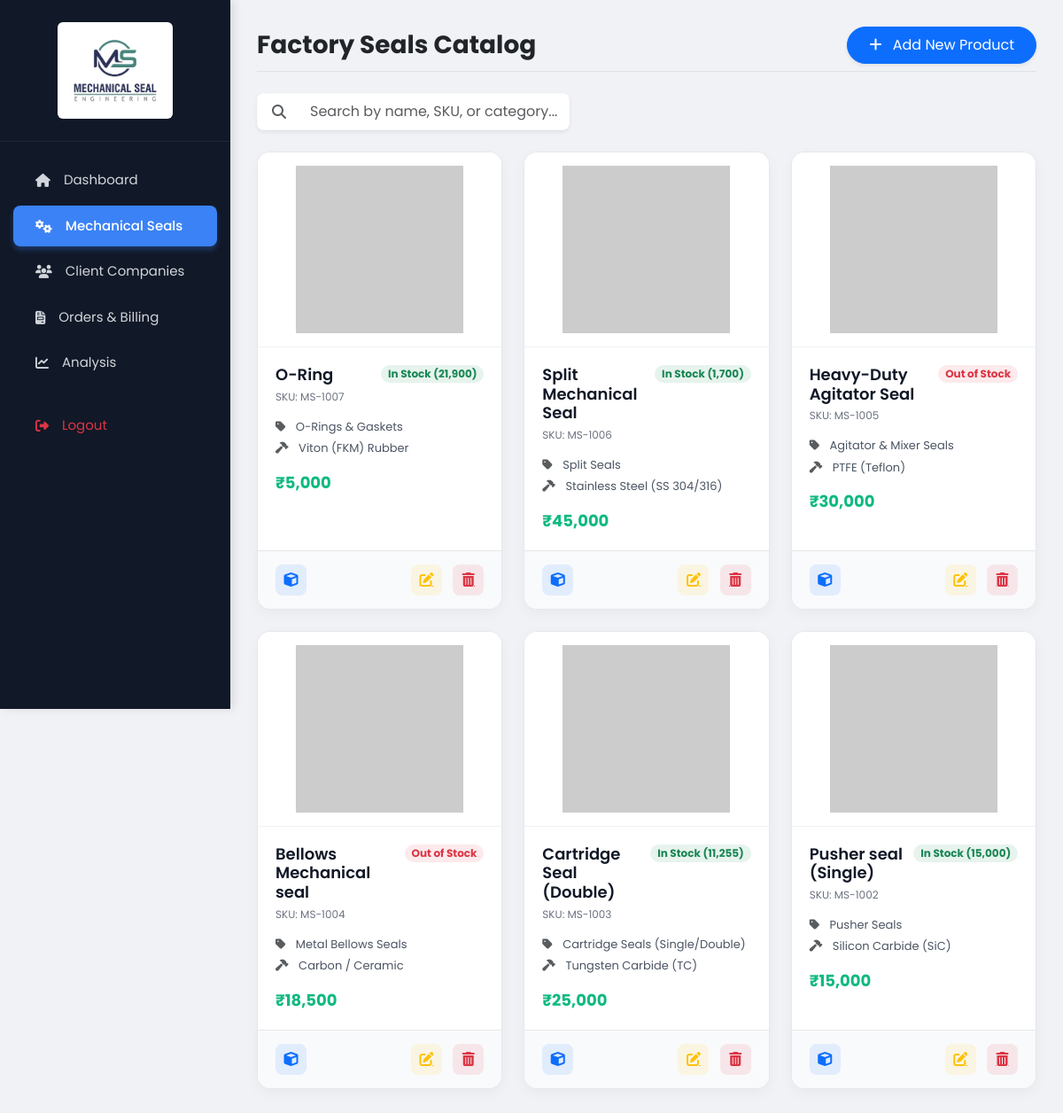
The page /products.php (signed in) on the database its author committed.
### tables this page shows
CREATE TABLE `products` (
  `id` int(11) NOT NULL,
  `name` varchar(255) NOT NULL,
  `category` varchar(100) NOT NULL,
  `material` varchar(100) NOT NULL,
  `price` int(11) NOT NULL,
  `qty` int(11) NOT NULL,
  `image` varchar(255) NOT NULL,
  `created_at` timestamp NOT NULL DEFAULT current_timestamp()
);

### products.php (the view, shortened to what this page needs)
<?php
$conn = new mysqli("localhost", "root", "", "seal_erp");
$products = [];
$sql = "SELECT * FROM products ORDER BY id DESC";
$result = $conn->query($sql);
if ($result && $result->num_rows > 0) {
    while($row = $result->fetch_assoc()) { $products[] = $row; }
}
?>
<!DOCTYPE html>
<html lang="en">
<head>
    <link href="https://cdn.jsdelivr.net/npm/bootstrap@5.3.0/dist/css/bootstrap.min.css" rel="stylesheet">
    <link rel="stylesheet" href="https://cdnjs.cloudflare.com/ajax/libs/font-awesome/6.4.0/css/all.min.css">
</head>
<body>
    <div class="sidebar">
        <div class="sidebar-logo"><img src="assets/logo.jpg" alt="MS Logo"></div>
        <ul class="menu">
            <li><a href="dashboard.php"><i class="fas fa-home"></i> Dashboard</a></li>
            <li class="active"><a href="products.php"><i class="fas fa-cogs"></i> Mechanical Seals</a></li>
            <li><a href="clients.php"><i class="fas fa-users"></i> Client Companies</a></li>
            <li><a href="orders.php"><i class="fas fa-file-invoice"></i> Orders & Billing</a></li>
            <li><a href="#"><i class="fas fa-chart-line"></i> Analysis</a></li> <li class="mt-4"><a href="logout.php" class="text-danger"><i class="fas fa-sign-out-alt"></i> Logout</a></li>
        </ul>
    </div>
    <div class="main-content">
        <div class="d-flex justify-content-between align-items-center mb-4 pb-2 border-bottom">
            <h3 class="fw-bold text-dark m-0">Factory Seals Catalog</h3>
            <button class="btn btn-primary px-4 py-2 shadow-sm rounded-pill" data-bs-toggle="modal" data-bs-target="#addSealModal">
                <i class="fas fa-plus me-2"></i> Add New Product
            </button>
        </div>
        <div class="row mb-4">
            <div class="col-md-5">
                <div class="input-group shadow-sm" style="border-radius: 8px; overflow: hidden;">
                    <span class="input-group-text bg-white border-end-0 border-light px-3"><i class="fas fa-search text-muted"></i></span>
                    <input type="text" id="searchInput" onkeyup="liveSearch()" class="form-control border-start-0 border-light search-input py-2" placeholder="Search by name, SKU, or category...">
                </div>
            </div>
        </div>
        <div class="row row-cols-1 row-cols-md-2 row-cols-xl-3 row-cols-xxl-4 g-4" id="catalogGrid">
            <?php if(empty($products)): ?>
                <div class="col-12"><div class="empty-state"><i class="fas fa-box-open fa-3x text-muted mb-3"></i><h4 class="fw-bold text-secondary">No Products Found</h4></div></div>
            <?php else: ?>
                <?php foreach($products as $product): ?>
                <?php
                    if($product['qty'] >= 100) { $badg = "bg-success text-success"; $txt = "In Stock (" . number_format($product['qty']) . ")"; }
                    elseif($product['qty'] > 0) { $badg = "bg-warning text-warning"; $txt = "Low Stock (" . number_format($product['qty']) . ")"; }
                    else { $badg = "bg-danger text-danger"; $txt = "Out of Stock"; }
                ?>
                <div class="col product-item">
                    <div class="product-card">
                        <div class="img-wrapper"><img src="assets/<?php echo htmlspecialchars($product['image']); ?>" alt="Seal Image" onerror="this.src='https://via.placeholder.com/200x200?text=No+Photo'"></div>
                        <div class="card-body-custom">
                            <div class="d-flex justify-content-between align-items-start">
                                <div><h4 class="seal-title"><?php echo htmlspecialchars($product['name']); ?></h4><div class="seal-sku">SKU: MS-<?php echo 1000 + $product['id']; ?></div></div>
                                <span class="badge <?php echo $badg; ?> bg-opacity-10 rounded-pill"><?php echo $txt; ?></span>
                            </div>
                            <div class="seal-detail"><i class="fas fa-tag text-muted me-2"></i> <?php echo htmlspecialchars($product['category']); ?></div>
                            <div class="seal-detail"><i class="fas fa-hammer text-muted me-2"></i> <?php echo htmlspecialchars($product['material']); ?></div>
                            <div class="seal-price">₹<?php echo number_format($product['price']); ?></div>
                        </div>
                        <div class="card-footer-custom">
                            <button type="button" onclick="open3DView('<?php echo htmlspecialchars($product['image']); ?>', '<?php echo htmlspecialchars($product['name']); ?>')" class="action-btn bg-primary bg-opacity-10 text-primary border-0" title="View 3D Model"><i class="fas fa-cube"></i></button>
                            <div>
                                <a href="edit_product.php?id=<?php echo $product['id']; ?>" class="action-btn bg-warning bg-opacity-10 text-warning me-2"><i class="fas fa-edit"></i></a>
                                <a href="delete_product.php?id=<?php echo $product['id']; ?>" onclick="return confirm('Delete this product?');" class="action-btn bg-danger bg-opacity-10 text-danger"><i class="fas fa-trash-alt"></i></a>
                            </div>
                        </div>
                    </div>
                </div>
                <?php endforeach; ?>
            <?php endif; ?>
        </div>
    </div>
</body>
</html>

### products.php (style rules this page uses)
* { margin: 0; padding: 0; box-sizing: border-box; font-family: 'Poppins', sans-serif; }
body { background-color: #f0f2f5; overflow-x: hidden; }
.sidebar { width: 260px; background: #111827; height: 100vh; color: white; position: fixed; top: 0; left: 0; box-shadow: 4px 0 10px rgba(0,0,0,0.1); z-index: 999; }
.sidebar-logo { text-align: center; padding: 25px 20px; border-bottom: 1px solid #1f2937; }
.sidebar-logo img { max-width: 130px; border-radius: 6px; background: white; padding: 5px; }
.menu { list-style: none; margin-top: 20px; padding: 0; }
.menu li { padding: 12px 25px; margin: 5px 15px; border-radius: 8px; transition: 0.3s; }
.menu li.active { background: #3b82f6; box-shadow: 0 4px 6px rgba(59, 130, 246, 0.3); }
.menu li a { color: #d1d5db; text-decoration: none; font-size: 15px; display: flex; align-items: center; gap: 15px; }
.menu li.active a { color: white; font-weight: 500; }
.main-content { margin-left: 260px; padding: 30px; width: calc(100% - 260px); }
.product-card { background: white; border-radius: 15px; overflow: hidden; box-shadow: 0 5px 15px rgba(0,0,0,0.04); transition: all 0.3s ease; border: 1px solid #e5e7eb; height: 100%; display: flex; flex-direction: column; }
.img-wrapper { height: 220px; background-color: #ffffff; display: flex; align-items: center; justify-content: center; padding: 15px; border-bottom: 1px solid #f0f2f5; }
.img-wrapper img { width: 100%; max-height: 100%; object-fit: contain; transition: transform 0.3s ease; }
.card-body-custom { padding: 20px; flex-grow: 1; }
.seal-title { font-size: 18px; font-weight: 600; color: #111827; margin-bottom: 5px; }
.seal-sku { font-size: 12px; color: #6b7280; margin-bottom: 15px; }
.seal-detail { font-size: 13px; color: #4b5563; margin-bottom: 5px; }
.seal-price { font-size: 18px; font-weight: 700; color: #10b981; margin-top: 15px; }
.card-footer-custom { padding: 15px 20px; background: #f9fafb; border-top: 1px solid #e5e7eb; display: flex; justify-content: space-between; align-items: center; }
.action-btn { width: 35px; height: 35px; display: inline-flex; justify-content: center; align-items: center; border-radius: 8px; transition: 0.2s; border: none; }

### rows shown on the page
products: name "O-Ring", 1000 + $product['id'] "1007", qty "In Stock (21,900)", category "O-Rings & Gaskets", material "Viton (FKM) Rubber", price "5,000"
products: name "Split Mechanical Seal", 1000 + $product['id'] "1006", qty "In Stock (1,700)", category "Split Seals", material "Stainless Steel (SS 304/316)", price "45,000"
products: name "Heavy-Duty Agitator Seal", 1000 + $product['id'] "1005", qty "Out of Stock", category "Agitator & Mixer Seals", material "PTFE (Teflon)", price "30,000"
products: name "Bellows Mechanical seal", 1000 + $product['id'] "1004", qty "Out of Stock", category "Metal Bellows Seals", material "Carbon / Ceramic", price "18,500"
products: name "Cartridge Seal (Double)", 1000 + $product['id'] "1003", qty "In Stock (11,255)", category "Cartridge Seals (Single/Double)", material "Tungsten Carbide (TC)", price "25,000"
products: name "Pusher seal (Single)", 1000 + $product['id'] "1002", qty "In Stock (15,000)", category "Pusher Seals", material "Silicon Carbide (SiC)", price "15,000"
